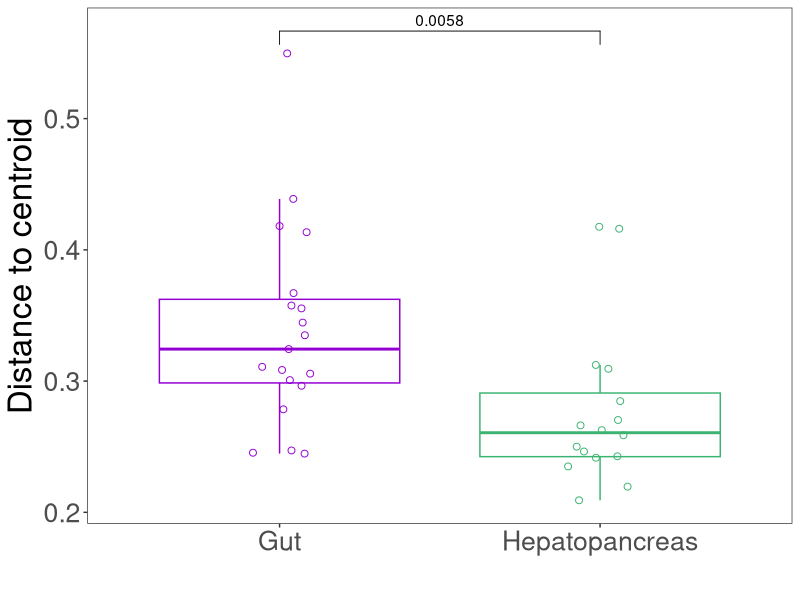

Source code (R):
#!/usr/bin/env Rscript
## Purpose of script: niche breadht barplot
## Date created: 23.07.2020
## Author: luigui gallardo-becerra (bfllg77@gmail.com)
# Package installation
#install.packages("vegan")
#install.packages("ggplot2")
#install.packages("ggrepel")
#install.packages("ggpubr")
library("vegan")
library("ggplot2")
library("ggrepel")
library("ggpubr")
# Data input
table <- as.dist(read.table(file = "unweighted_unifrac_dm_all-samples.txt",
    header = 1, 
    row.names = 1,
    sep = "\t"))
# Define colors and variables
name <- (labels = c("HL7", "HE8", "HL5", "HL4", "HL2", "HL1", "HE4", "HE5", 
                    "HE7", "HE1", "HE2", "IE3", "IE2", "IE5", "IE7", "HA8", 
                    "IA9", "IA8", "IA5", "HA1", "IA7", "HA5", "IA3", "IA2", 
                    "IE9", "IE8", "IA4", "HA2", "IL6", "IL4", "IL2", "IL3", 
                    "IL1", "HA7", "IL8"))
organ <- (labels = c("Hepatopancreas", "Hepatopancreas", "Hepatopancreas", "Hepatopancreas", 
                     "Hepatopancreas", "Hepatopancreas", "Hepatopancreas", "Hepatopancreas", 
                     "Hepatopancreas", "Hepatopancreas", "Hepatopancreas", "Gut", "Gut", "Gut", 
                     "Gut", "Hepatopancreas", "Gut", "Gut", "Gut", "Hepatopancreas", "Gut", "Hepatopancreas", 
                     "Gut", "Gut", "Gut", "Gut", "Gut", "Hepatopancreas", "Gut", "Gut", "Gut", "Gut", "Gut", 
                     "Hepatopancreas", "Gut"))
p_value <- list(c("Gut", "Hepatopancreas"))
colors <- c("darkviolet", "mediumseagreen")
# Betadisper
organ_bdisp <- betadisper(table,
    organ,
    type = c("median"))
organ_df <- data.frame(Distance_to_centroid=organ_bdisp$distances,
    Group = organ_bdisp$group)
# Boxplot
boxplot <- ggplot(organ_df,
    aes(x = Group,
    y = Distance_to_centroid)) +
geom_boxplot(aes(color = Group),
    outlier.shape = NA) +
geom_point(aes(color = Group),
    size = 2,
    shape = 21,
    position = position_jitterdodge()) +
theme_test() +
theme(legend.position = "none") +
labs(x = "",
    y = "Distance to centroid") +
scale_color_manual(values = colors) +
theme(text = element_text(size = 24),
    axis.title.y = element_text(size = 24)) +
stat_compare_means(comparisons = p_value,
    method = "wilcox.test") +
theme(text = element_text(size = 24),
    axis.title.y = element_text(size = 24))
# Creation of pdf
pdf(file = "distance_centroid_organs.pdf")
print(boxplot)
dev.off()